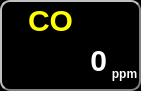
        <widget class="QWidget" name="rad_widget_10" native="true">
         <property name="geometry">
          <rect>
           <x>293</x>
           <y>0</y>
           <width>141</width>
           <height>91</height>
          </rect>
         </property>
         <property name="styleSheet">
          <string notr="true">QWidget
{
	border-color: gray;
	border-style: outset;
    border-width: 2px;
    border-radius: 10px;
    background-color: black;
    font: bold30px;
    padding: 6px;
}</string>
         </property>
         <widget class="QLabel" name="label_25">
          <property name="geometry">
           <rect>
            <x>10</x>
            <y>0</y>
            <width>81</width>
            <height>41</height>
           </rect>
          </property>
          <property name="font">
           <font>
            <pointsize>-1</pointsize>
            <italic>false</italic>
            <bold>true</bold>
           </font>
          </property>
          <property name="styleSheet">
           <string notr="true">QLabel
{
	border-style: none;
    border-width: 2px;
    border-radius: 10px;
    background-color: none;
    font: bold 30px;
    padding: 6px;
	color: yellow;
}</string>
          </property>
          <property name="text">
           <string>CO</string>
          </property>
          <property name="alignment">
           <set>Qt::AlignmentFlag::AlignCenter</set>
          </property>
         </widget>
         <widget class="QLabel" name="CO_label">
          <property name="geometry">
           <rect>
            <x>10</x>
            <y>40</y>
            <width>111</width>
            <height>40</height>
           </rect>
          </property>
          <property name="font">
           <font>
            <pointsize>-1</pointsize>
            <italic>false</italic>
            <bold>true</bold>
           </font>
          </property>
          <property name="styleSheet">
           <string notr="true">QLabel
{
	border-style: none;
    border-width: 2px;
    border-radius: 10px;
    background-color: none;
    font: bold 30px;
    padding: 6px;
	color: white;
}</string>
          </property>
          <property name="text">
           <string>0</string>
          </property>
          <property name="alignment">
           <set>Qt::AlignmentFlag::AlignRight|Qt::AlignmentFlag::AlignTrailing|Qt::AlignmentFlag::AlignVCenter</set>
          </property>
         </widget>
         <widget class="QLabel" name="label_26">
          <property name="geometry">
           <rect>
            <x>104</x>
            <y>58</y>
            <width>41</width>
            <height>31</height>
           </rect>
          </property>
          <property name="font">
           <font>
            <pointsize>-1</pointsize>
            <italic>false</italic>
            <bold>true</bold>
           </font>
          </property>
          <property name="styleSheet">
           <string notr="true">QLabel
{
	border-style: none;
    border-width: 2px;
    border-radius: 10px;
    background-color: none;
    font: bold 12px;
    padding: 6px;
	color: white;
}</string>
          </property>
          <property name="text">
           <string>ppm</string>
          </property>
          <property name="alignment">
           <set>Qt::AlignmentFlag::AlignCenter</set>
          </property>
         </widget>
        </widget>
